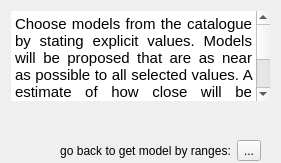
            <widget class="QWidget" name="gme_right_box" native="true">
             <property name="sizePolicy">
              <sizepolicy hsizetype="Preferred" vsizetype="Expanding">
               <horstretch>0</horstretch>
               <verstretch>0</verstretch>
              </sizepolicy>
             </property>
             <layout class="QVBoxLayout" name="verticalLayout_24" stretch="0,2,0">
              <property name="bottomMargin">
               <number>1</number>
              </property>
              <item>
               <widget class="QTextBrowser" name="textBrowser">
                <property name="sizePolicy">
                 <sizepolicy hsizetype="Preferred" vsizetype="Preferred">
                  <horstretch>0</horstretch>
                  <verstretch>0</verstretch>
                 </sizepolicy>
                </property>
                <property name="maximumSize">
                 <size>
                  <width>16777215</width>
                  <height>90</height>
                 </size>
                </property>
                <property name="frameShape">
                 <enum>QFrame::NoFrame</enum>
                </property>
                <property name="readOnly">
                 <bool>true</bool>
                </property>
                <property name="html">
                 <string>&lt;!DOCTYPE HTML PUBLIC &quot;-//W3C//DTD HTML 4.0//EN&quot; &quot;http://www.w3.org/TR/REC-html40/strict.dtd&quot;&gt;
&lt;html&gt;&lt;head&gt;&lt;meta name=&quot;qrichtext&quot; content=&quot;1&quot; /&gt;&lt;style type=&quot;text/css&quot;&gt;
p, li { white-space: pre-wrap; }
&lt;/style&gt;&lt;/head&gt;&lt;body style=&quot; font-family:'Ubuntu'; font-size:11pt; font-weight:400; font-style:normal;&quot;&gt;
&lt;p align=&quot;justify&quot; style=&quot; margin-top:0px; margin-bottom:0px; margin-left:0px; margin-right:0px; -qt-block-indent:0; text-indent:0px;&quot;&gt;Choose models from the catalogue by stating explicit values. Models will be proposed that are as near as possible to all selected values. A estimate of how close will be provided by the corresponding figure. &lt;/p&gt;
&lt;p align=&quot;justify&quot; style=&quot; margin-top:0px; margin-bottom:0px; margin-left:0px; margin-right:0px; -qt-block-indent:0; text-indent:0px;&quot;&gt;If no choises are provided, random samples will be chosen!&lt;/p&gt;&lt;/body&gt;&lt;/html&gt;</string>
                </property>
                <property name="openLinks">
                 <bool>false</bool>
                </property>
               </widget>
              </item>
              <item>
               <widget class="QFrame" name="gme_figure">
                <property name="sizePolicy">
                 <sizepolicy hsizetype="Expanding" vsizetype="Expanding">
                  <horstretch>0</horstretch>
                  <verstretch>0</verstretch>
                 </sizepolicy>
                </property>
                <property name="frameShape">
                 <enum>QFrame::NoFrame</enum>
                </property>
                <property name="frameShadow">
                 <enum>QFrame::Raised</enum>
                </property>
                <layout class="QVBoxLayout" name="verticalLayout_5"/>
               </widget>
              </item>
              <item>
               <widget class="QWidget" name="widget_2" native="true">
                <layout class="QHBoxLayout" name="horizontalLayout_23">
                 <property name="bottomMargin">
                  <number>1</number>
                 </property>
                 <item>
                  <spacer name="horizontalSpacer_16">
                   <property name="orientation">
                    <enum>Qt::Horizontal</enum>
                   </property>
                   <property name="sizeHint" stdset="0">
                    <size>
                     <width>40</width>
                     <height>20</height>
                    </size>
                   </property>
                  </spacer>
                 </item>
                 <item>
                  <widget class="QLabel" name="label_4">
                   <property name="text">
                    <string>go back to get model by ranges:</string>
                   </property>
                   <property name="alignment">
                    <set>Qt::AlignCenter</set>
                   </property>
                   <property name="wordWrap">
                    <bool>false</bool>
                   </property>
                  </widget>
                 </item>
                 <item>
                  <widget class="QToolButton" name="gme_switch_to_c">
                   <property name="tabletTracking">
                    <bool>false</bool>
                   </property>
                   <property name="contextMenuPolicy">
                    <enum>Qt::DefaultContextMenu</enum>
                   </property>
                   <property name="text">
                    <string>...</string>
                   </property>
                   <property name="icon">
                    <iconset resource="resources.qrc">
                     <normaloff>:/icons/pictograms/arrow_back.png</normaloff>:/icons/pictograms/arrow_back.png</iconset>
                   </property>
                   <property name="iconSize">
                    <size>
                     <width>24</width>
                     <height>16</height>
                    </size>
                   </property>
                   <property name="arrowType">
                    <enum>Qt::NoArrow</enum>
                   </property>
                  </widget>
                 </item>
                </layout>
               </widget>
              </item>
             </layout>
            </widget>
